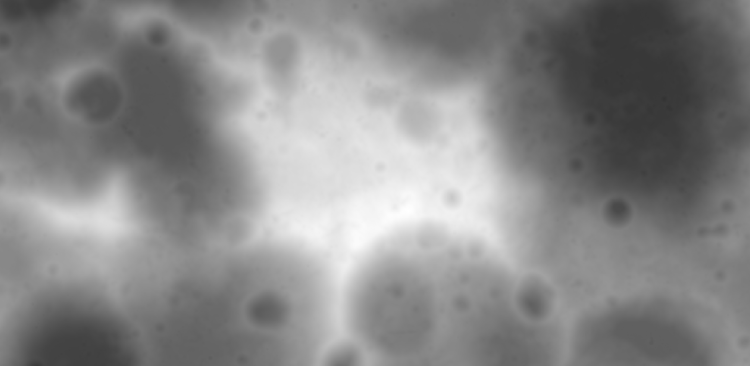
#> input picture data/quickmap-lroc.png, 1500 x 731 px (shown at 1/2 size); its folder holds only this picture in this run
$ python scan_terrain.py
#> lines starting #> are read from the running program, lines starting #| are printed output that depends on the picture; after the words box and inside, x2 and y2 are one past the last pixel; in counts of white or black regions, pixels touching at a corner belong together
import os
import glob
import math
import zipfile
import numpy as np
import matplotlib.pyplot as plt
from matplotlib.widgets import Button
from matplotlib.colors import Normalize
from PIL import Image
from scipy.ndimage import gaussian_filter, uniform_filter, binary_erosion

# =====================================================================
# 1. AUTO-DISCOVERY FILE DATASET NASA
# =====================================================================
os.makedirs("data", exist_ok=True)

downloads_path = os.path.join(os.path.expanduser("~"), "Downloads")
zip_candidates = glob.glob(os.path.join(downloads_path, "*quickmap*.zip"))
for z in zip_candidates:
    try:
        with zipfile.ZipFile(z, "r") as zip_ref:
            zip_ref.extractall("data")
        print(f"[+] Otomatis mengekstrak file dari: {os.path.basename(z)}")
    except Exception:
        pass

all_images = []
for root, _, files in os.walk("data"):
    for f in files:
        if f.lower().endswith((".png", ".tif", ".tiff", ".jpg")) and not f.endswith(".vrt"):
            all_images.append(os.path.join(root, f))

if not all_images:
    print("[!] Tidak ada file citra yang ditemukan di folder 'data' maupun 'Downloads'!")
    exit()

dem_file = illum_file = None
for img in all_images:
    name = os.path.basename(img).lower()
    if "illum" in name or "wac" in name:
        illum_file = img
    elif "map" in name or "dem" in name or "lola" in name:
        dem_file = img

if not dem_file and all_images:
    dem_file = all_images[0]
if not illum_file and len(all_images) > 1:
    illum_file = [x for x in all_images if x != dem_file][0]

print(f"[+] Menggunakan DEM Elevasi : {dem_file}")
if illum_file:
    print(f"[+] Menggunakan Data Cahaya : {illum_file}")

# =====================================================================
# 2. PENGOLAHAN TOPOGRAFI & KALIBRASI SKALA SPASIAL
# =====================================================================
raw_dem = Image.open(dem_file).convert("L")
heightmap = np.array(raw_dem, dtype=np.float32)

# Mengkalibrasi raster ke metrik elevasi datum Mons Mouton (2000m - 6000m)
elevation_m = 2000.0 + (heightmap / 255.0) * 4000.0
elevation_smooth = gaussian_filter(elevation_m, sigma=4.5)

pixel_res_m = 250.0
dy, dx = np.gradient(elevation_smooth, pixel_res_m)
slope_deg = np.degrees(np.arctan(np.sqrt(dx**2 + dy**2)))
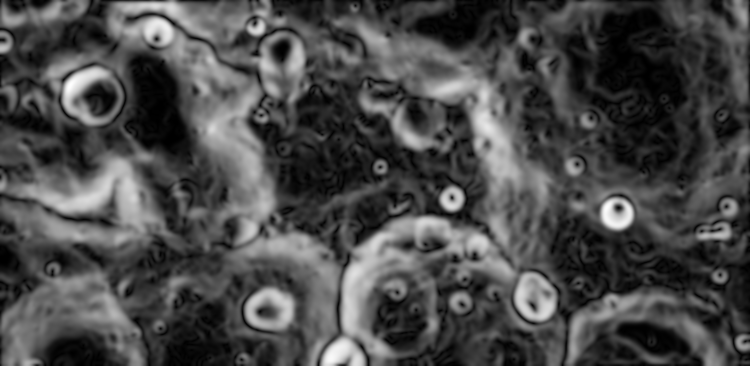
#> slope_deg: shape (731, 1500) float32 (shown at 1/2 size); min 5.6e-05, max 6.38, mean 1.86; drawn with min black and max white

# Kalibrasi rentang visualisasi kemiringan secara dinamis agar tidak gelap
slope_vmax = max(0.5, float(np.percentile(slope_deg, 98)))
#> slope_vmax = 4.87

# =====================================================================
# 3A. PENGOLAHAN MATRIKS ILUMINASI SURYA
# =====================================================================
if illum_file and os.path.exists(illum_file):
    raw_illum = Image.open(illum_file).convert("L")
    raw_illum = raw_illum.resize((heightmap.shape[1], heightmap.shape[0]))
    illum_map = (np.array(raw_illum, dtype=np.float32) / 255.0) * 100.0
else:
    norm_elev = (elevation_smooth - np.min(elevation_smooth)) / (np.ptp(elevation_smooth) + 1e-5)
    illum_map = norm_elev * 100.0

# =====================================================================
# 3B. KALKULUS VISIBILITAS KOMUNIKASI (EARTH LINE-OF-SIGHT / DTE)
# =====================================================================
# Algoritma Fast Cumulative Maximum Raycasting (O(N) Complexity)
# Mensimulasikan pemblokiran sinyal radio akibat dinding kawah & gunung
EARTH_ELEVATION_DEG = 4.5  # Di Mons Mouton, Bumi menggantung rendah ~4.5 derajat
tan_elev = np.tan(np.radians(EARTH_ELEVATION_DEG))

r_indices = np.arange(heightmap.shape[0])
#> r_indices = 731 values from 0 to 730
dist_to_earth_plane = r_indices * pixel_res_m
#> dist_to_earth_plane = 731 values from 0 to 182500
H_eff = elevation_smooth + dist_to_earth_plane[:, np.newaxis] * tan_elev

# Jika tinggi efektif titik kalah dari titik sebelumnya, berarti titik tsb berada di zona bayangan sinyal
max_H_eff = np.maximum.accumulate(H_eff, axis=0)
los_raw = np.where(H_eff >= max_H_eff - 0.5, 100.0, 0.0)
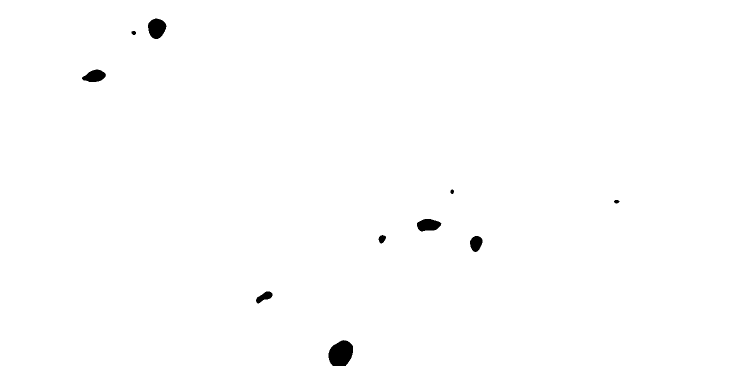
#> los_raw: shape (731, 1500) float64 (shown at 1/2 size); values 0 (black) and 100 (white), 99.4% white; 10 black regions, largest, box (x1, y1, x2, y2) and area: (657, 680, 706, 731) 1954, (296, 37, 333, 78) 1124, (834, 438, 883, 463) 907
los_map = gaussian_filter(los_raw, sigma=1.0)  # Difraksi radio tepi

print("[+] Analisis Sinyal Bumi (Line-of-Sight) Berhasil Dihitung.")

# =====================================================================
# 4. MULTI-CRITERIA DECISION ANALYSIS (MCDA) 3-PARAMETER
# =====================================================================
MAX_SAFE_SLOPE = 10.0      # Batas kemiringan agar tidak terguling
MIN_SOLAR_EXPOSURE = 40.0  # Batas penyinaran agar panel surya aktif
MIN_LOS_SIGNAL = 90.0      # Batas sinyal agar komunikasi ke Bumi terjaga

slope_pass = slope_deg <= MAX_SAFE_SLOPE
#> slope_pass: shape (731, 1500) bool; every value is 1
illum_pass = illum_map >= MIN_SOLAR_EXPOSURE
#> illum_pass: shape (731, 1500) bool; 46.3% white; 6 white regions, box (x1, y1, x2, y2) and area: (0, 0, 1500, 731) 502901, (1440, 421, 1500, 509) 2069, (104, 130, 172, 187) 2005, (773, 608, 793, 627) 275, (1492, 0, 1500, 30) 153, (825, 716, 834, 722) 40
los_pass = los_map >= MIN_LOS_SIGNAL
#> los_pass: shape (731, 1500) bool; 99.3% white; 10 black regions, largest, box (x1, y1, x2, y2) and area: (656, 679, 707, 731) 2129, (295, 36, 334, 79) 1284, (833, 437, 884, 464) 1059

# Zona Aman Wajib Lulus Ketiga Parameter Keselamatan Ekstrem Ini!
raw_safe_zone = slope_pass & illum_pass & los_pass

structuring_elem = np.ones((5, 5), dtype=bool)
certified_safe_footprint = binary_erosion(raw_safe_zone, structure=structuring_elem)
#> certified_safe_footprint: shape (731, 1500) bool; 44.3% white; 6 white regions (1 under 20 px), largest, box (x1, y1, x2, y2) and area: (2, 2, 1498, 729) 482585, (106, 132, 168, 184) 1525, (1443, 425, 1498, 507) 1482, (775, 611, 791, 624) 136, (1495, 2, 1498, 21) 25

if np.count_nonzero(certified_safe_footprint) < 50:
    certified_safe_footprint = raw_safe_zone  # Fallback

norm_slope = np.clip((MAX_SAFE_SLOPE - slope_deg) / MAX_SAFE_SLOPE, 0.0, 1.0)
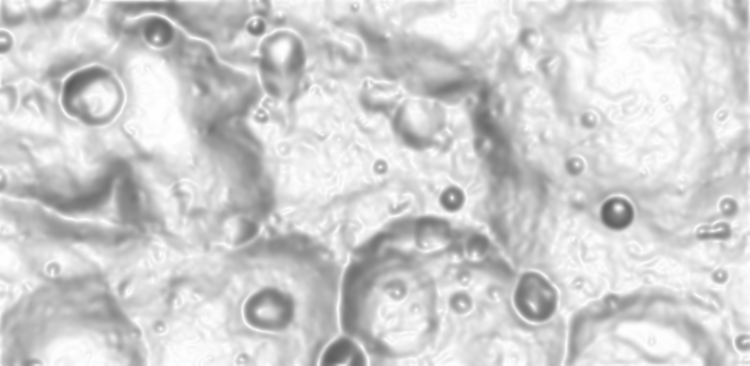
#> norm_slope: shape (731, 1500) float32 (shown at 1/2 size); min 0.362, max 1, mean 0.814
norm_illum = np.clip(illum_map / 100.0, 0.0, 1.0)
norm_los = np.clip(los_map / 100.0, 0.0, 1.0)

# Pembobotan Skor Kelayakan Akhir
suitability = (norm_slope * 0.40) + (norm_illum * 0.30) + (norm_los * 0.30)
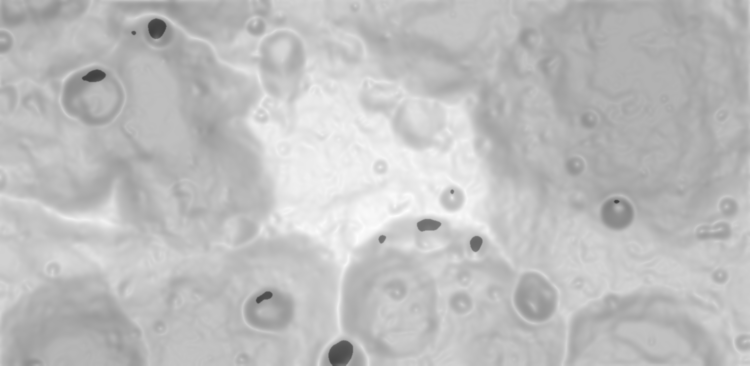
#> suitability: shape (731, 1500) float64 (shown at 1/2 size); min 0.246, max 0.998, mean 0.746
suitability[~certified_safe_footprint] = 0.0

landing_score = uniform_filter(suitability, size=5)
candidates = []
score_copy = landing_score.copy()

edge_margin = 40
score_copy[:edge_margin, :] = 0.0
score_copy[-edge_margin:, :] = 0.0
score_copy[:, :edge_margin] = 0.0
score_copy[:, -edge_margin:] = 0.0

# Mencari 3 Kandidat Tapak Terbaik
for _ in range(3):
    best_idx = np.unravel_index(np.argmax(score_copy), score_copy.shape)
    if score_copy[best_idx] > 0.0:
        candidates.append(best_idx)
        r, c = best_idx
        # Berikan jarak aman minimum antar situs kandidat
        score_copy[max(0, r-45):min(score_copy.shape[0], r+45),
                   max(0, c-45):min(score_copy.shape[1], c+45)] = 0.0
#> this loop made 3 passes
#> (r, c) on passes 1 to 3: (473, 715), (421, 815), (449, 760)
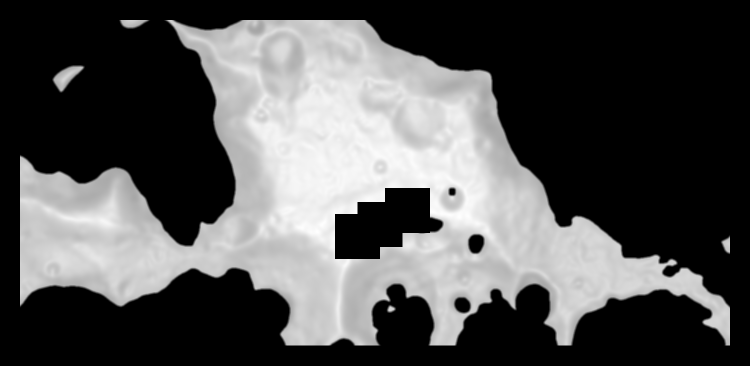
#> score_copy: shape (731, 1500) float64 (shown at 1/2 size); min -3.76e-15, max 0.973, mean 0.315; drawn with min black and max white
#> after the loop, candidates = [(473, 715), (421, 815), (449, 760)]

if len(candidates) < 3:
    fallback_score = norm_slope * (illum_map > 20.0)
    for _ in range(3 - len(candidates)):
        idx = np.unravel_index(np.argmax(fallback_score), fallback_score.shape)
        candidates.append(idx)
        r, c = idx
        fallback_score[max(0, r-45):min(fallback_score.shape[0], r+45),
                       max(0, c-45):min(fallback_score.shape[1], c+45)] = 0.0

# =====================================================================
# 5. GEOSPATIAL PROJECTION ENGINE (IAU 2000 MOON SOUTH POLE)
# =====================================================================
R_MOON_M = 1737400.0
LAT_CENTER_DEG = -84.5
LON_CENTER_DEG = 31.0

def pixel_to_lunar_polar_coords(r, c, shape, res_m=250.0):
    colat_center_rad = math.radians(90.0 - abs(LAT_CENTER_DEG))
    rho_center = 2.0 * R_MOON_M * math.tan(colat_center_rad / 2.0)
    lon_center_rad = math.radians(LON_CENTER_DEG)

    x_center = rho_center * math.sin(lon_center_rad)
    y_center = -rho_center * math.cos(lon_center_rad)

    dx_m = (c - shape[1] / 2.0) * res_m
    dy_m = (shape[0] / 2.0 - r) * res_m

    x_proj = x_center + dx_m
    y_proj = y_center + dy_m

    rho = math.hypot(x_proj, y_proj)
    if rho == 0.0:
        return -90.0, 0.0

    colat_rad = 2.0 * math.atan(rho / (2.0 * R_MOON_M))
    lat_deg = -(90.0 - math.degrees(colat_rad))

    lon_rad = math.atan2(x_proj, -y_proj)
    lon_deg = math.degrees(lon_rad)
    if lon_deg < 0.0:
        lon_deg += 360.0

    return lat_deg, lon_deg

# Cetak Laporan Spasial Terminal
print("\n" + "="*85)
print("     LAPORAN EVALUASI GEOSPASIAL PENDARATAN MONS MOUTON (NASA CLPS METRICS)")
print("="*85)
labels = ["Alpha (Utama)", "Beta (Sekunder)", "Gamma (Cadangan)"]
for i, (r, c) in enumerate(candidates):
    lat_exact, lon_exact = pixel_to_lunar_polar_coords(r, c, heightmap.shape, pixel_res_m)
    print(f"Site {labels[i]:<16}: Grid [{c}, {r}] | Koordinat: {abs(lat_exact):.3f}°S, {lon_exact:.3f}°E\n"
          f"                   Elevasi: {elevation_m[r, c]:.0f} m | Kemiringan: {slope_deg[r, c]:.2f}°\n"
          f"                   Daya Surya: {illum_map[r, c]:.1f}%  | Sinyal Bumi (LOS): {los_map[r, c]:.0f}%\n"
          f"                   Skor Kelayakan Misi: {landing_score[r, c]:.3f} / 1.000")
#> this loop made 3 passes
#> (r, c, dx_m in pixel_to_lunar_polar_coords, dy_m in pixel_to_lunar_polar_coords, x_proj in pixel_to_lunar_polar_coords, y_proj in pixel_to_lunar_polar_coords, rho in pixel_to_lunar_polar_coords, colat_rad in pixel_to_lunar_polar_coords) on passes 1 to 3: (473, 715, -8750, -26875, 77213.3, -169941.9, 186660.5, 0.107), (421, 815, 16250, -13875, 102213.3, -156941.9, 187292, 0.108), (449, 760, 2500, -20875, 88463.3, -163941.9, 186286.6, 0.107)
#| Site Alpha (Utama)   : Grid [715, 473] | Koordinat: 83.850°S, 24.435°E
#|                    Elevasi: 5922 m | Kemiringan: 0.08°
#|                    Daya Surya: 98.1%  | Sinyal Bumi (LOS): 100%
#|                    Skor Kelayakan Misi: 0.986 / 1.000
#| Site Beta (Sekunder) : Grid [815, 421] | Koordinat: 83.829°S, 33.075°E
#|                    Elevasi: 6000 m | Kemiringan: 0.06°
#|                    Daya Surya: 100.0%  | Sinyal Bumi (LOS): 100%
#|                    Skor Kelayakan Misi: 0.984 / 1.000
#| Site Gamma (Cadangan): Grid [760, 449] | Koordinat: 83.863°S, 28.351°E
#|                    Elevasi: 5875 m | Kemiringan: 0.17°
#> (further printed lines are left out)
print("="*85 + "\n")

# Ekspor grafik statis 4-panel
os.makedirs("output", exist_ok=True)
out_file = os.path.join("output", "mons_mouton_multicriteria_mission.png")
fig_save, ax_s = plt.subplots(1, 4, figsize=(22, 5.5))
ax_s[0].imshow(slope_deg, cmap="turbo", vmin=0.0, vmax=slope_vmax)
ax_s[0].set_title("1. Kemiringan (Slope)")
ax_s[1].imshow(illum_map, cmap="cividis", vmin=0, vmax=100)
ax_s[1].set_title("2. Daya Surya (Solar)")
ax_s[2].imshow(los_map, cmap="magma", vmin=0, vmax=100)
ax_s[2].set_title("3. Sinyal Bumi (Earth LOS)")
ax_s[3].imshow(landing_score, cmap="viridis")
ax_s[3].set_title("4. Skor MCDA Final")
for a in ax_s: a.axis("off")
fig_save.tight_layout()
fig_save.savefig(out_file, dpi=300, bbox_inches="tight")
plt.close(fig_save)
print(f"[+] Laporan analitik statis tersimpan di: {out_file}")

# =====================================================================
# 6. UNIFIED SINGLE-WINDOW EXPLORER (2D & 3D IN-PLACE TOGGLE)
# =====================================================================
fig = plt.figure(figsize=(16, 9.0), facecolor="#0b0f19")

ax_map = fig.add_axes([0.03, 0.055, 0.89, 0.855], facecolor="#05070c")
ax_3d = fig.add_axes([0.03, 0.055, 0.89, 0.855], projection="3d", facecolor="#05070c")
ax_3d.set_visible(False)

# Lapisan SLOPE menggunakan palet 'turbo' yang terang dan vmax dinamis (slope_vmax)
layers_data = {
    "MCDA":  {"data": landing_score, "cmap": "viridis", "vmin": 0.0, "vmax": np.max(landing_score) if np.max(landing_score) > 0 else 1.0, "title": "Zona Kelayakan Pendaratan Bersertifikasi (MCDA Footprint Safe)"},
    "DEM":   {"data": elevation_smooth, "cmap": "bone", "vmin": 2000, "vmax": 6000, "title": "Topografi Ketinggian Medan (NASA LOLA DEM)"},
    "SLOPE": {"data": slope_deg, "cmap": "turbo", "vmin": 0.0, "vmax": slope_vmax, "title": "Peta Analisis Kemiringan Lereng (Slope Hazard)"},
    "SOLAR": {"data": illum_map, "cmap": "cividis", "vmin": 0, "vmax": 100, "title": "Peta Penyinaran Matahari Multi-Temporal (Solar Exposure)"},
    "LOS":   {"data": los_map, "cmap": "magma", "vmin": 0, "vmax": 100, "title": "Visibilitas Komunikasi Sinyal Bumi (Earth Line-of-Sight)"}
}

current_layer = "MCDA"
is_3d_mode = False

img_plot = ax_map.imshow(layers_data[current_layer]["data"],
                          cmap=layers_data[current_layer]["cmap"],
                          vmin=layers_data[current_layer]["vmin"],
                          vmax=layers_data[current_layer]["vmax"],
                          origin="upper")

cbar = fig.colorbar(img_plot, ax=ax_map, fraction=0.022, pad=0.012)
cbar.ax.yaxis.set_tick_params(color="white")
plt.setp(plt.getp(cbar.ax.axes, 'yticklabels'), color='white', fontsize=8)

colors_pin = ["#ff4444", "#00d4ff", "#ffcc00"]
offsets_radial = [(-140, -65), (140, -65), (0, 80)]

for i, (r, c) in enumerate(candidates):
    lat_val, lon_val = pixel_to_lunar_polar_coords(r, c, heightmap.shape, pixel_res_m)
    ax_map.scatter(c, r, s=200, edgecolors=colors_pin[i], facecolors="none", linewidth=2.5, zorder=6)
    ax_map.scatter(c, r, color=colors_pin[i], marker="+", s=80, zorder=6)

    dx_o, dy_o = offsets_radial[i]
    ax_map.annotate(
        f"Site {labels[i].split()[0]}\n({abs(lat_val):.2f}S, {lon_val:.2f}E)",
        xy=(c, r),
        xytext=(c + dx_o, r + dy_o),
        color="white",
        fontweight="bold",
        fontsize=8.5,
        ha="center",
        va="center",
        bbox=dict(boxstyle="round,pad=0.35", facecolor="#090d16", edgecolor=colors_pin[i], alpha=0.92, linewidth=1.5),
        arrowprops=dict(arrowstyle="->", color=colors_pin[i], lw=1.6, shrinkA=3, shrinkB=6),
        zorder=7
    )
#> this loop made 3 passes

ax_map.axis("off")
title_text = ax_map.set_title(layers_data[current_layer]["title"], color="white", fontsize=11, fontweight="bold", pad=8)

info_box = ax_map.text(
    0.02, 0.03,
    "ARAHKAN KURSOR KE MEDAN UNTUK MEMBACA TELEMETRI SPASIAL",
    transform=ax_map.transAxes,
    color="white",
    fontsize=8.8,
    fontfamily="monospace",
    va="bottom",
    ha="left",
    bbox=dict(boxstyle="round,pad=0.50", facecolor="#090d16", edgecolor="#388bfd", alpha=0.92, linewidth=1.4),
    zorder=10
)

scale_px = 40.0
scale_box = ax_map.text(
    0.83, 0.03,
    "|───── 10 km ─────|\nSkala Spasial Bulan",
    transform=ax_map.transAxes,
    color="white",
    fontsize=8.0,
    fontfamily="monospace",
    ha="center",
    va="bottom",
    bbox=dict(boxstyle="square,pad=0.35", facecolor="#090d16", edgecolor="#6b7280", alpha=0.88, linewidth=1.0),
    zorder=10
)

help_banner = fig.text(
    0.50, 0.015,
    "PINTASAN KEYBOARD: [1-5] Lapisan Peta | [A/B/G] Fokus Situs | [T] Mode 3D | [+/-] Zoom | [Scroll] Zoom Roda | [R] Reset",
    color="#94a3b8", fontsize=8.2, fontweight="bold", ha="center"
)

# Meshgrid Topografi 3D
step = max(2, heightmap.shape[0] // 130)
#> step = 5
x_grid = np.arange(0, heightmap.shape[1], step)
#> x_grid = 300 values from 0 to 1495
y_grid = np.arange(0, heightmap.shape[0], step)
#> y_grid = 147 values from 0 to 730
X_3d, Y_3d = np.meshgrid(x_grid, y_grid)
Z_3d = elevation_smooth[::step, ::step]
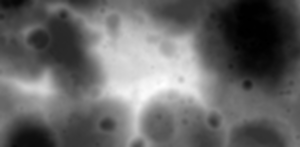
#> Z_3d: shape (147, 300) float32; min 2865.2, max 5968.7, mean 4127.2; drawn with min black and max white

orig_xlim3d = (0, heightmap.shape[1])
#> orig_xlim3d = (0, 1500)
orig_ylim3d = (0, heightmap.shape[0])
orig_zlim3d = (np.min(elevation_smooth) - 200, np.max(elevation_smooth) + 1200)
#> orig_zlim3d = (2659.9, 7169.1)

# [39 lines left out: function draw_3d_terrain, not called in this run]

# =====================================================================
# 7. BILAH TOMBOL NAVIGASI HEADER TERKELOMPOK & FLOATING WIDGET
# =====================================================================
btn_style = dict(color="#1e293b", hovercolor="#3b82f6")
btn_active_layer = dict(color="#0284c7", hovercolor="#38bdf8")
btn_mode_style = dict(color="#6366f1", hovercolor="#818cf8")
btn_float_style = dict(color="#0f172a", hovercolor="#2563eb")

# Kelompok 5 Lapisan Peta (Top Left)
ax_b_mcda  = fig.add_axes([0.020, 0.942, 0.080, 0.036])
ax_b_dem   = fig.add_axes([0.105, 0.942, 0.075, 0.036])
ax_b_slope = fig.add_axes([0.185, 0.942, 0.075, 0.036])
ax_b_solar = fig.add_axes([0.265, 0.942, 0.075, 0.036])
ax_b_los   = fig.add_axes([0.345, 0.942, 0.075, 0.036])

# Kelompok Pintasan Situs (Top Center)
ax_b_alpha = fig.add_axes([0.440, 0.942, 0.080, 0.036])
ax_b_beta  = fig.add_axes([0.525, 0.942, 0.080, 0.036])
ax_b_gamma = fig.add_axes([0.610, 0.942, 0.080, 0.036])

# Tombol Mode 3D Utama (Top Right)
ax_b_mode  = fig.add_axes([0.740, 0.942, 0.120, 0.036])

b_mcda  = Button(ax_b_mcda,  "ZONA AMAN (1)",  **btn_active_layer)
b_dem   = Button(ax_b_dem,   "ELEVASI (2)",    **btn_style)
b_slope = Button(ax_b_slope, "LERENG (3)",     **btn_style)
b_solar = Button(ax_b_solar, "SURYA (4)",      **btn_style)
b_los   = Button(ax_b_los,   "KOMUNIKASI (5)", **btn_style)

b_alpha = Button(ax_b_alpha, "ALPHA (A)",      **btn_style)
b_beta  = Button(ax_b_beta,  "BETA (B)",       **btn_style)
b_gamma = Button(ax_b_gamma, "GAMMA (G)",      **btn_style)

b_mode  = Button(ax_b_mode,  "[TAMPILAN 3D (T)]", **btn_mode_style)

layer_buttons = {"MCDA": b_mcda, "DEM": b_dem, "SLOPE": b_slope, "SOLAR": b_solar, "LOS": b_los}

for b in [b_mcda, b_dem, b_slope, b_solar, b_los, b_alpha, b_beta, b_gamma, b_mode]:
    b.label.set_color("white")
    b.label.set_fontsize(7.8)
    b.label.set_fontweight("bold")

ax_f_zin   = fig.add_axes([0.938, 0.220, 0.036, 0.045])
ax_f_zout  = fig.add_axes([0.938, 0.165, 0.036, 0.045])
ax_f_reset = fig.add_axes([0.938, 0.105, 0.036, 0.045])

b_zin   = Button(ax_f_zin,   "+",    **btn_float_style)
b_zout  = Button(ax_f_zout,  "-",    **btn_float_style)
b_reset = Button(ax_f_reset, "R",    **btn_float_style)

for b in [b_zin, b_zout, b_reset]:
    b.label.set_color("white")
    b.label.set_fontsize(12.0)
    b.label.set_fontweight("bold")

# [15 lines left out: function switch_layer, not called in this run]

b_mcda.on_clicked(lambda e: switch_layer("MCDA"))
b_dem.on_clicked(lambda e: switch_layer("DEM"))
b_slope.on_clicked(lambda e: switch_layer("SLOPE"))
b_solar.on_clicked(lambda e: switch_layer("SOLAR"))
b_los.on_clicked(lambda e: switch_layer("LOS"))

# [21 lines left out: function toggle_view_mode, not called in this run]

b_mode.on_clicked(toggle_view_mode)

# =====================================================================
# 8. ENGINE ZOOM DATA 2D & 3D
# =====================================================================
# [29 lines left out: function execute_zoom, not called in this run]

b_zin.on_clicked(lambda e: execute_zoom(0.72))
b_zout.on_clicked(lambda e: execute_zoom(1.35))

# [12 lines left out: function jump_to_site, not called in this run]

b_alpha.on_clicked(lambda e: jump_to_site(0))
b_beta.on_clicked(lambda e: jump_to_site(1))
b_gamma.on_clicked(lambda e: jump_to_site(2))

orig_xlim = (0, heightmap.shape[1])
orig_ylim = (heightmap.shape[0], 0)

# [10 lines left out: function reset_view, not called in this run]

b_reset.on_clicked(reset_view)

# =====================================================================
# 9. ENGINE INTERAKSI TIKUS & KEYBOARD SHORTCUTS
# =====================================================================
drag_active = False
drag_start = (0, 0)
xlim_initial = (0, 0)
ylim_initial = (0, 0)

# [19 lines left out: function on_press, not called in this run]

def on_release(event):
    global drag_active
    drag_active = False

# [67 lines left out: functions on_motion, on_scroll, on_key_press, not called in this run]

fig.canvas.mpl_connect("button_press_event", on_press)
fig.canvas.mpl_connect("button_release_event", on_release)
fig.canvas.mpl_connect("motion_notify_event", on_motion)
fig.canvas.mpl_connect("scroll_event", on_scroll)
fig.canvas.mpl_connect("key_press_event", on_key_press)

plt.show()
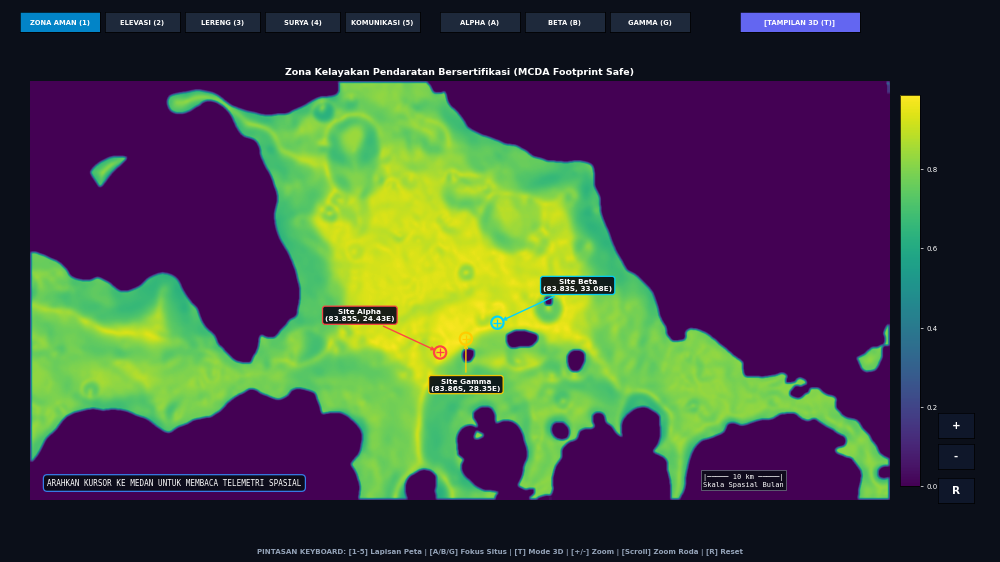
#> figure drawn by matplotlib, 2 panels
